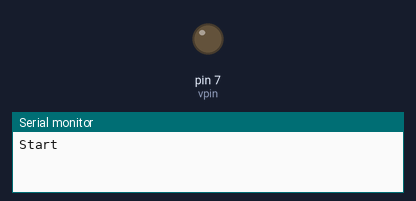
The sketch below on a simulated Arduino Uno, built with avr-gcc and run on an emulated ATmega328P. On the bench: output pins drawn as LEDs (lit = HIGH), the last lines printed to the serial monitor.

Above: at 10.0 s.
At 22.5 s:
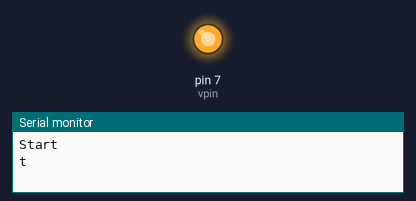
Timing chart, 0 to 32.5 s (numbered marks = the images above):
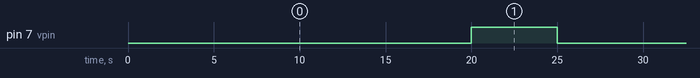

The sketch:

Ard_valvetesting.ino
```cpp
int vpin = 7;
void setup() {
  // put your setup code here, to run once:
Serial.begin(9600);
Serial.println("Start");
pinMode(vpin ,OUTPUT);
}

void loop() {
  // put your main code here, to run repeatedly:
digitalWrite(vpin,LOW);
delay(20000);
digitalWrite(vpin,HIGH);
Serial.println("t");
delay(5000);
Serial.println("Stopt");
}
```

Measured:
- by itself, pin 7 (vpin): alternates HIGH for 5.0 s and LOW for 20.0 s
